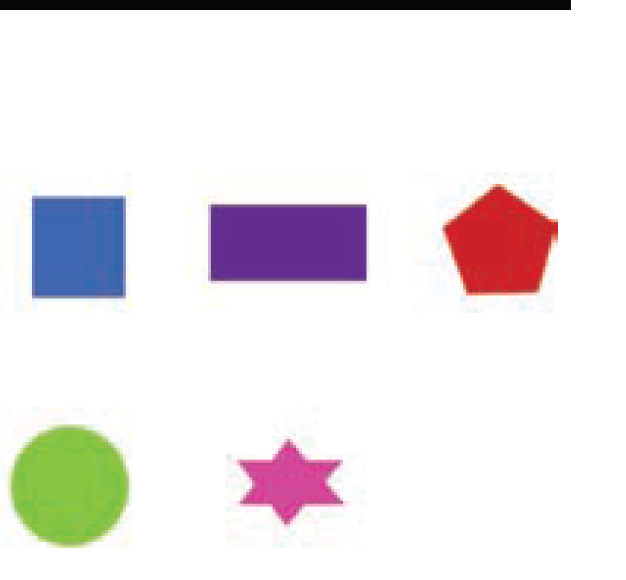
#> input picture Images/shapes.png, 626 x 580 px, found by its file name
$ jupyter execute IVP501_InClassActivity02.ipynb
#> lines starting #> are read from the running program, lines starting #| are printed output that depends on the picture; after the words box and inside, x2 and y2 are one past the last pixel; in counts of white or black regions, pixels touching at a corner belong together
<a href="https://colab.research.google.com/github/ngoan22mse23088/ImageVideoProcessing/blob/master/IVP501_InClassActivity02.ipynb" target="_parent"></a>

# FPT School of Business (FSB) - FPT University
Class : Master of Software Engineering (MSE12)<br>
Subject : Image Video Processing (IVP501) <br>
Instructor : Dr. Nguyen Ngoc Truong Minh <br>
Student ID : 22MSE23088 <br>
Full Name : Le Chi Ngoan <br>

Session 1:  Convert the objects’ color as follows: the square to red, the rectangle to green, the pentagon to blue, the circle to magenta and the star to cyan.

[cell 1]
import numpy as np
import cv2
import urllib.request
import matplotlib.pyplot as plt

# Load the image from Git repository
url = 'https://raw.githubusercontent.com/ngoan22mse23088/ImageVideoProcessing/master/Images/shapes.png'
resp = urllib.request.urlopen(url)
arr = np.asarray(bytearray(resp.read()), dtype=np.uint8)
img = cv2.imdecode(arr, cv2.IMREAD_COLOR)
#> img is the input picture: shape (580, 626, 3); mean B, G, R 232.3, 230.4, 235.2

# Convert to grayscale image
gray_img = cv2.cvtColor(img, cv2.COLOR_BGR2GRAY)
gray_img[:20, :] = 255  # Make black bar on top become white
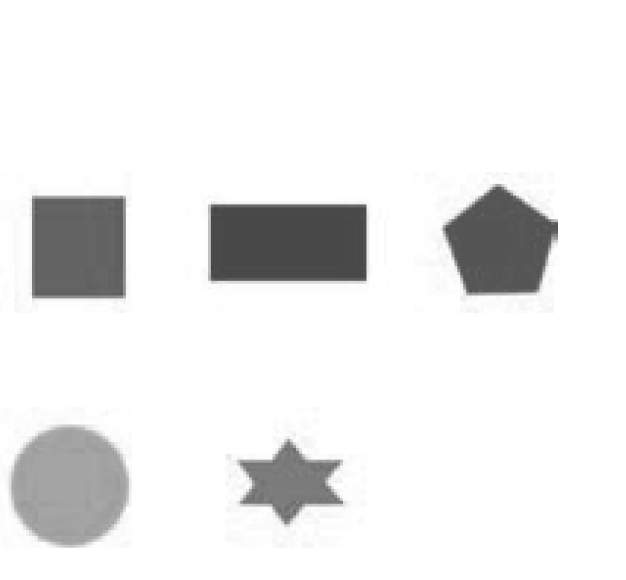
#> gray_img: shape (580, 626); min 68, max 255, mean 235.9

# Binarize image
_, bw_img = cv2.threshold(gray_img, 0, 255, cv2.THRESH_BINARY_INV | cv2.THRESH_OTSU)
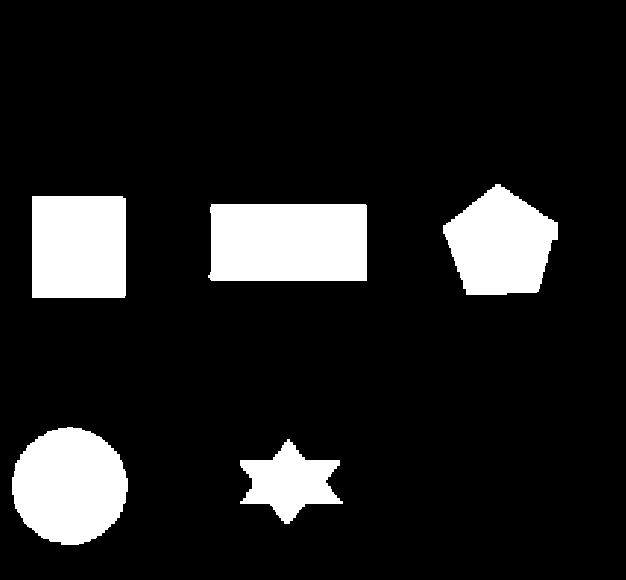
#> bw_img: shape (580, 626); 12.6% white; 5 white regions, box (x1, y1, x2, y2) and area: (208, 204, 367, 281) 12031, (12, 427, 128, 545) 10553, (32, 196, 126, 298) 9580, (443, 184, 558, 295) 8884, (240, 439, 343, 524) 4653

# Convert colors
num_labels, labels, stats, centroids = cv2.connectedComponentsWithStats(bw_img, connectivity=8)
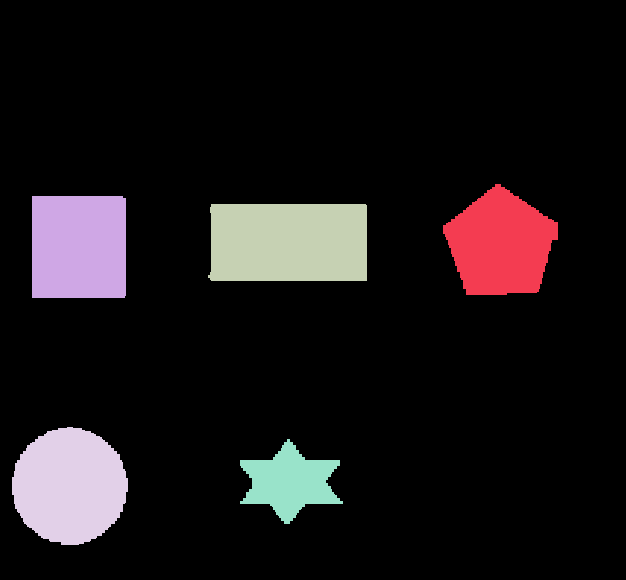
#> labels: shape (580, 626) int32; 6 distinct labels, from 0 to 5; one colour per label, 0 black
#> num_labels = 6; stats = [[0, 0, 626, 580, 317379], [443, 184, 115, 111, 8884], [32, 196, 94, 102, 9580], [208, 204, 159, 77, 12031], [12, 427, 116, 118, 10553], [240, 439, 103, 85, 4653]]; centroids = [[323.7, 284.5], [500.3, 244], [78.46, 246.5], [288.4, 242], [69.21, 485.7], [289.3, 481.7]]
# the square to red, the rectangle to green, the pentagon to blue, the circle to magenta and the star to cyan.
colors = np.array([[255, 255, 0], [255, 0, 0], [0, 0, 255], [0, 255, 0], [255, 0, 255]], dtype=np.uint8)
colored_img = cv2.cvtColor(labels.astype(np.uint8), cv2.COLOR_GRAY2BGR)
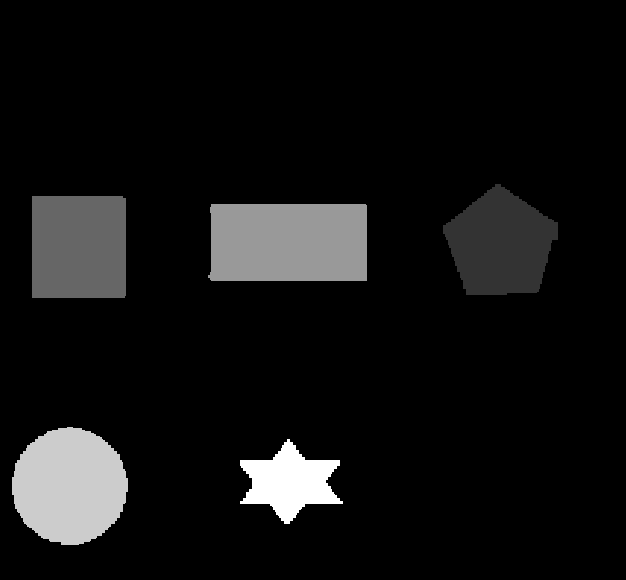
#> colored_img: shape (580, 626, 3); min 0, max 5, mean 0.357; drawn with min black and max white
for i in range(1, num_labels):
    area = stats[i, cv2.CC_STAT_AREA]
    if area >= 2000:
        color = colors[i % len(colors)]
        colored_img[labels == i] = color
#> this loop made 5 passes
#> area on passes 1 to 5: 8884, 9580, 12031, 10553, 4653
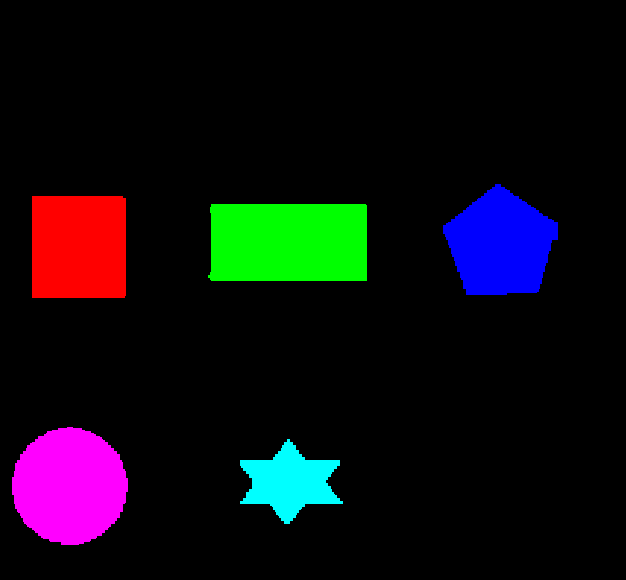
#> colored_img: shape (580, 626, 3); 12.59% of pixels changed, all inside (x1, y1, x2, y2) = (12, 184, 558, 545)

# Convert black background to white background
colored_img[labels == 0] = [255, 255, 255]
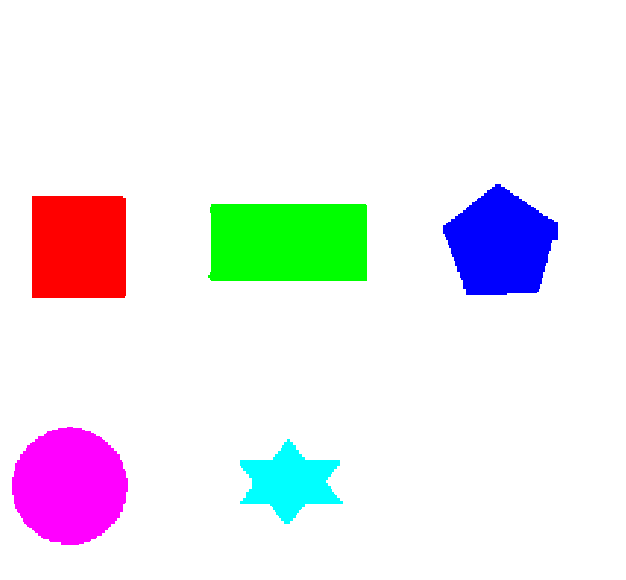
#> colored_img: shape (580, 626, 3); mean B, G, R 239.8, 234.6, 237

# Display the images
plt.figure(figsize=(12, 6))
plt.subplot(1, 3, 1)
plt.imshow(cv2.cvtColor(img, cv2.COLOR_BGR2RGB))
plt.title('Original Image')

plt.subplot(1, 3, 2)
plt.imshow(bw_img, cmap='gray')
plt.title('Binarized Image')

plt.subplot(1, 3, 3)
plt.imshow(cv2.cvtColor(colored_img, cv2.COLOR_BGR2RGB))
plt.title('Converted Image')

plt.tight_layout()
plt.show()
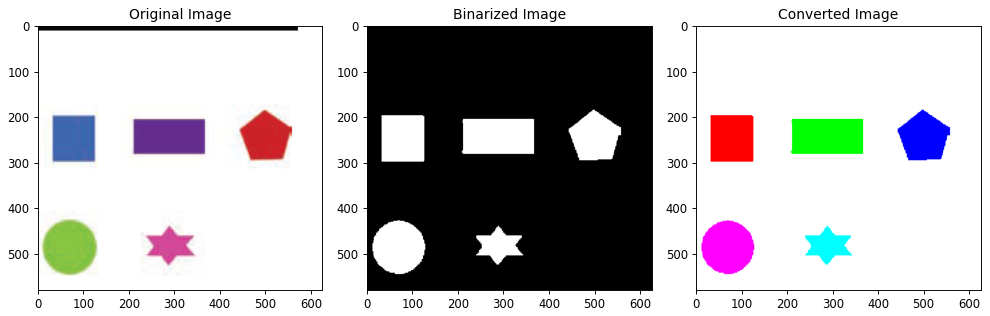
#> figure drawn by matplotlib, 3 panels

Session 2: <br>
(a) Convert the original image to binary and display the result.<br>
(b) Use erosion and/or dilation to draw the edge of the objects. You can
choose any structuring element to apply.<br>
(c) Generate a structuring element as below. Could we count the number
of coins using this structuring element?<br>

[cell 2]
import numpy as np
import matplotlib.pyplot as plt
from skimage.io import imread
from skimage.color import rgb2gray
from skimage.filters import threshold_otsu
from skimage.morphology import disk, dilation, erosion
from skimage.measure import label, regionprops

# Load the image from Git repository
img = imread('https://raw.githubusercontent.com/ngoan22mse23088/ImageVideoProcessing/master/Images/coins.png')
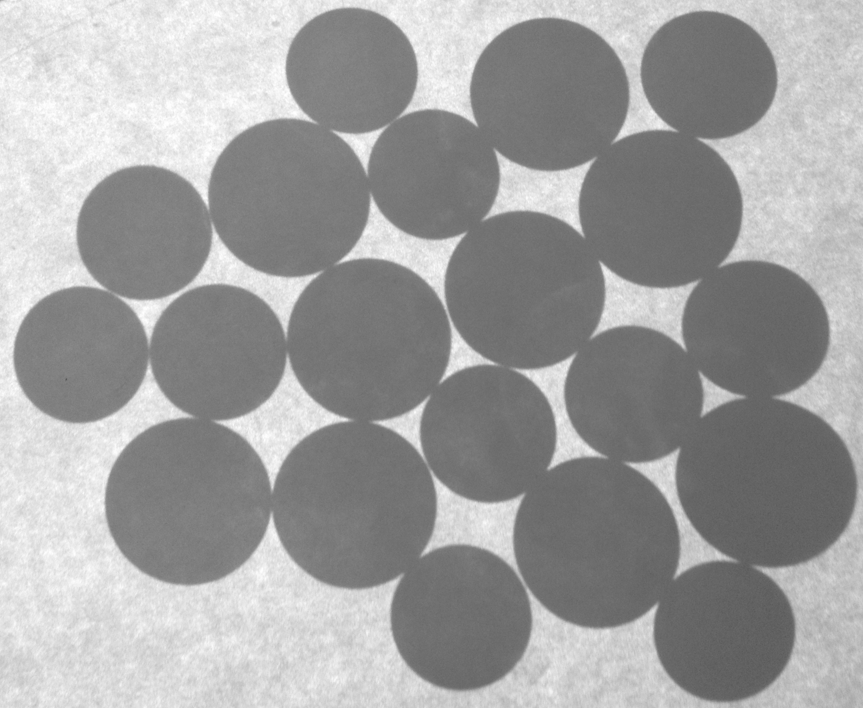
#> input picture Images/coins.png, 863 x 708 px, found by its file name
#> img is the input picture: shape (708, 863); min 87, max 255, mean 159.7

# Binarize the image
threshold = threshold_otsu(img)
#> threshold = 167
bw_img = img > threshold
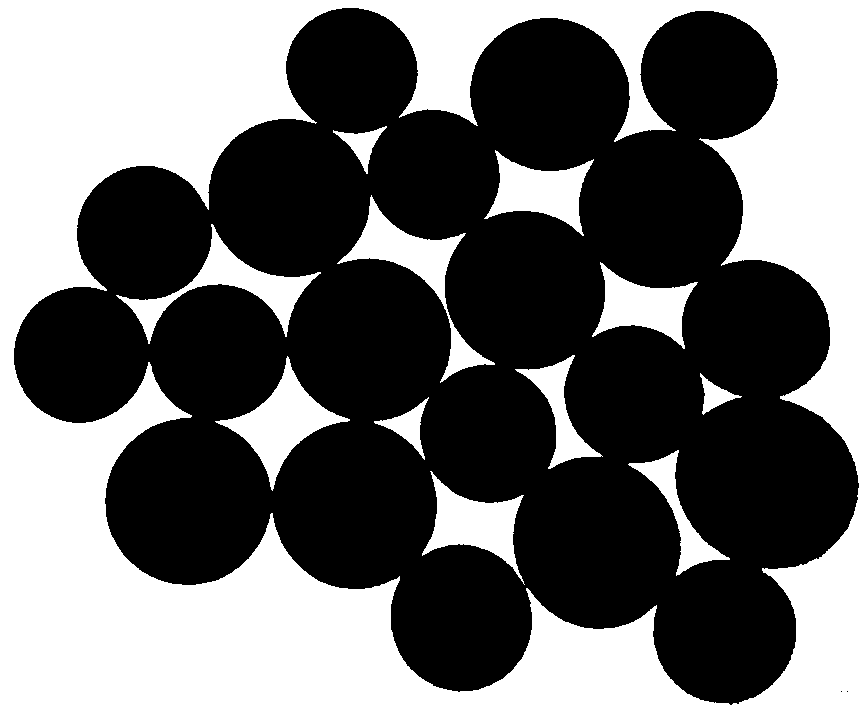
#> bw_img: shape (708, 863) bool; 42.2% white; 12 white regions, largest, box (x1, y1, x2, y2) and area: (0, 0, 863, 708) 221383, (337, 195, 495, 383) 5331, (215, 356, 350, 491) 5276

# Display the binarized image
plt.figure(figsize=(8, 8))
plt.imshow(bw_img, cmap='gray')
plt.title('Binarized Image')
plt.axis('off')
plt.show()

# Dilate and erode the image using a disk-shaped structuring element
se_disk = disk(2)
img_dilated = dilation(img, se_disk)
img_eroded = erosion(img, se_disk)

# Detect edges using the dilated and eroded images
edges = img_dilated - img + img - img_eroded
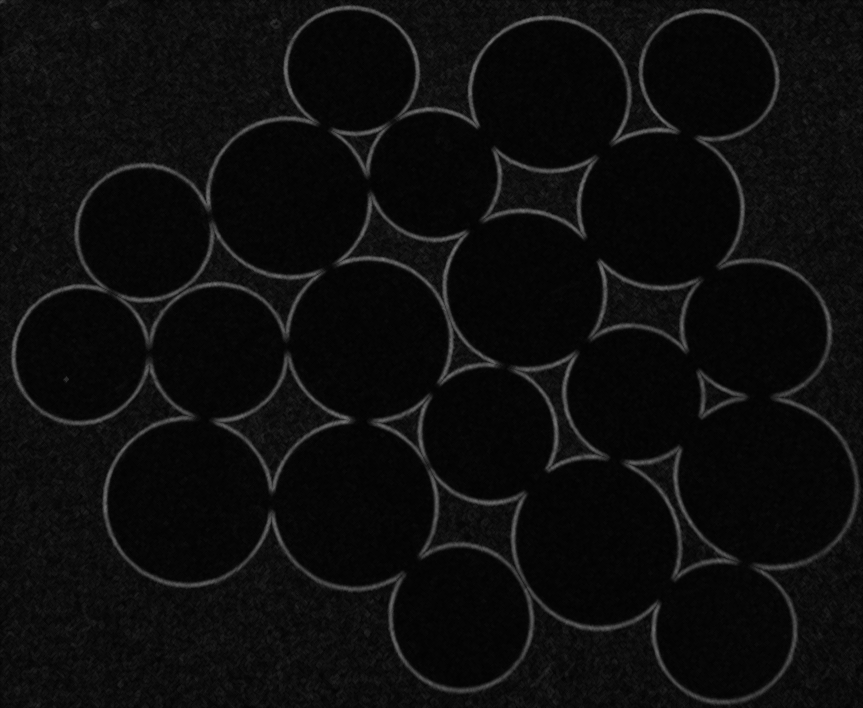
#> edges: shape (708, 863); min 1, max 118, mean 13

# Display the detected edges using a sphere-shaped structuring element
plt.figure(figsize=(8, 8))
plt.imshow(edges, cmap='gray')
plt.title('Detected Edges using Sphere')
plt.axis('off')
plt.show()

# Create your own structuring element
se_custom = np.array([[0, 1, 1, 0],
                      [1, 0, 0, 1],
                      [1, 0, 0, 1],
                      [0, 1, 1, 0]], dtype=np.uint8)

# Dilate and erode the image using the custom structuring element
img_dilated_custom = dilation(img, se_custom)
img_eroded_custom = erosion(img, se_custom)

# Detect edges using the dilated and eroded images with the custom structuring element
edges_custom = img_dilated_custom - img + img - img_eroded_custom

# Display the detected edges using the custom structuring element
plt.figure(figsize=(8, 8))
plt.imshow(edges_custom, cmap='gray')
plt.title('Detected Edges using Custom SE')
plt.axis('off')
plt.show()
